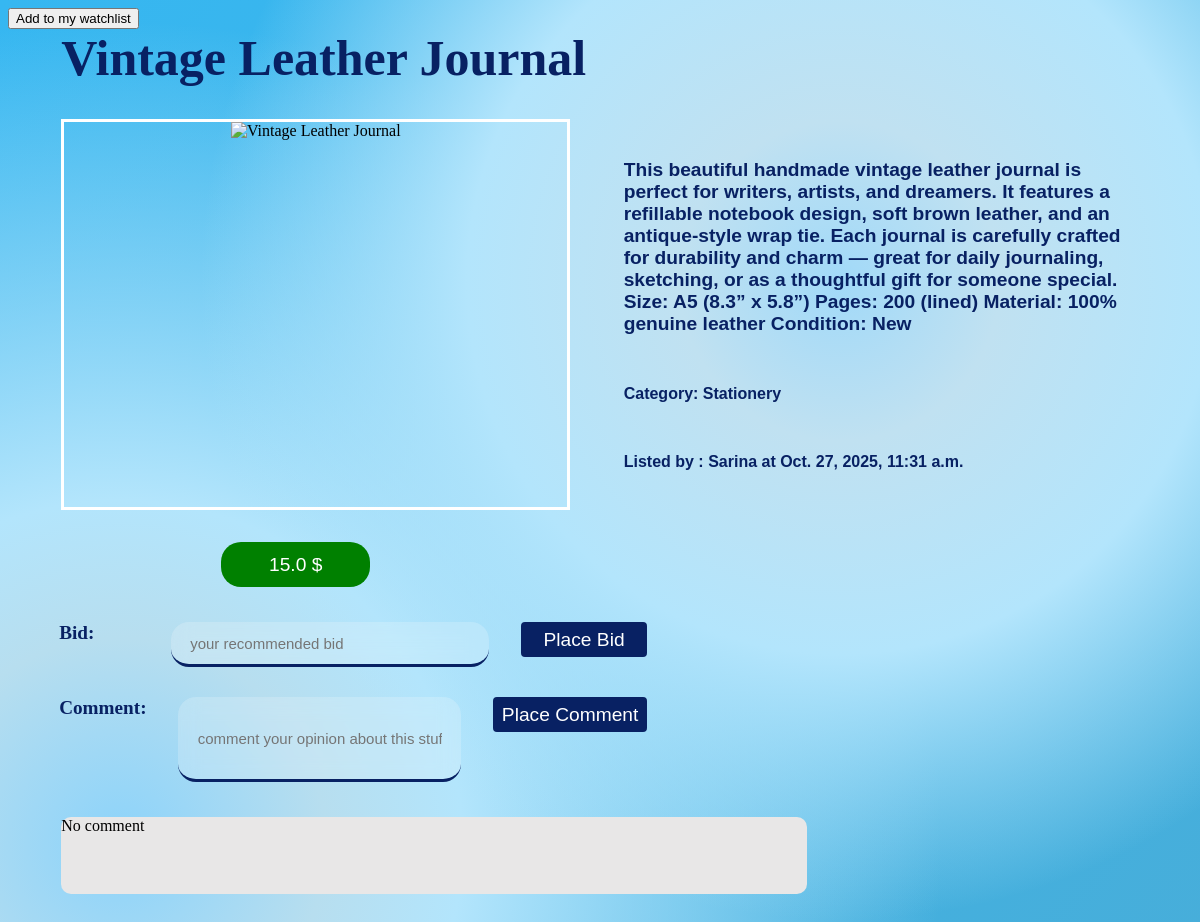
Page /auctions/6/Vintage Leather Journal on the earlier database version.
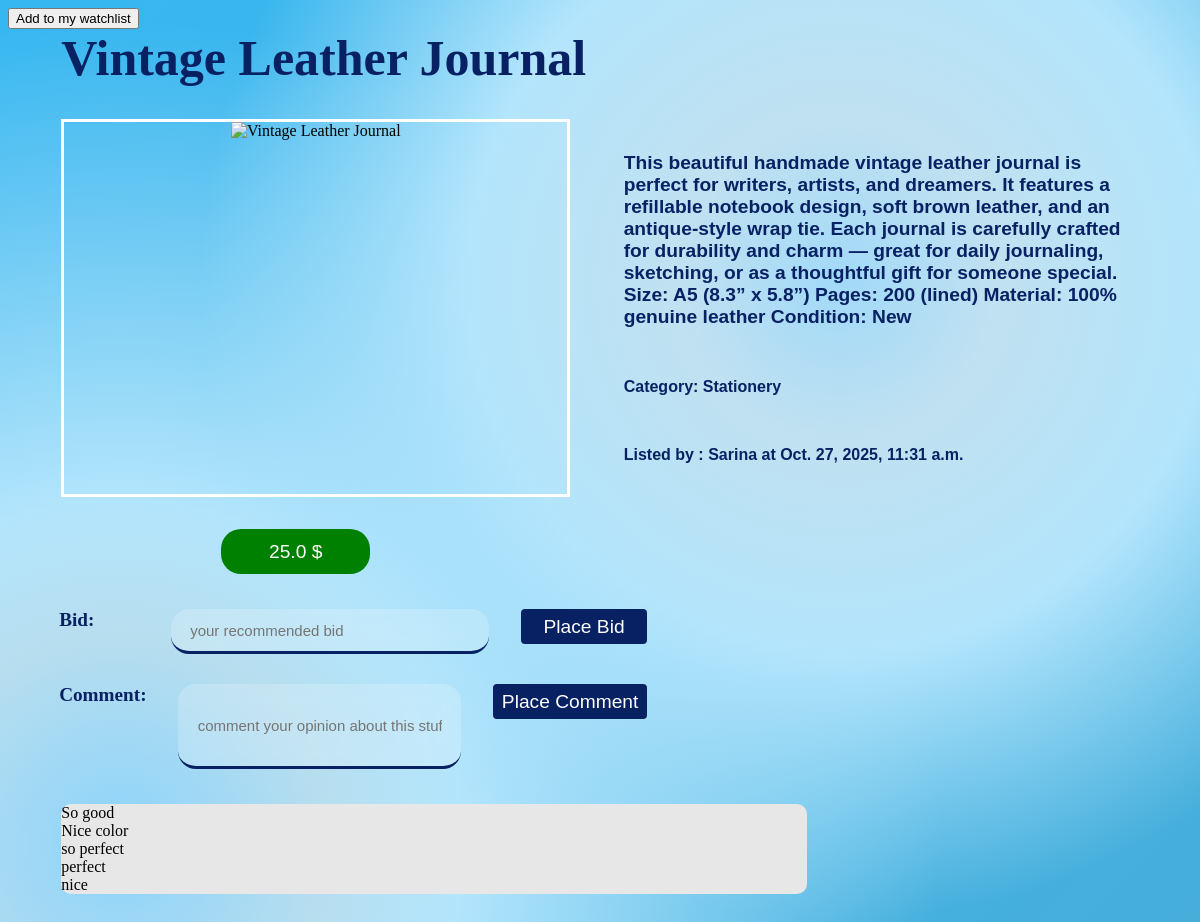
Same page on the later database version.
### auctions/models.py (models this page shows, shortened)
class List_Auctions(models.Model):
    user = models.ForeignKey(User, on_delete=models.CASCADE, related_name='List_Auctions')
    title = models.CharField(max_length=100)
    description = models.TextField()
    start_bid = models.FloatField()
    photo = models.URLField(max_length=500, blank=True, null=True)
    photo_file = models.ImageField(upload_to='auction_photos/', blank=True, null=True)
    category = models.CharField(max_length=100, blank=True, null=True)
    start_date = models.DateTimeField()
    end_date = models.DateTimeField(blank=True, null=True)
    active = models.BooleanField(default=True)

class User(AbstractUser):
    pass

class Comment(models.Model):
    user = models.ForeignKey(User, on_delete=models.SET_NULL, related_name='Comments', null=True, blank=True)
    author_name = models.CharField(max_length=100)
    auction = models.ForeignKey(List_Auctions, on_delete=models.CASCADE, related_name='Comments', blank=True, null=True)
    text = models.TextField()
    written_at = models.DateTimeField()

### auctions/views.py (the view)
# urls.py: path("auctions/<int:auction_id>/<str:auction_title>", views.show_auctions, name="show_auctions"),
def show_auctions(request, auction_id, auction_title):
    owner_of_auction = False
    in_watchlist_items = False
    requested_auction = List_Auctions.objects.get(pk=auction_id, title=auction_title)
    if request.user.is_authenticated:
        if request.user == requested_auction.user:
            owner_of_auction = True
        watchlist = Watchlist.objects.get(user=request.user)
        if requested_auction.Watchlist_Items.filter(watchlist=watchlist, auction=requested_auction).exists():
            in_watchlist_items = True
    return render(request, 'auctions/auction.html',
                  {"requested_auction": requested_auction,
                   "owner_of_auction": owner_of_auction,
                   "in_watchlist_items": in_watchlist_items})

### auctions/templates/auctions/auction.html (shortened to what this page needs)
{% load static %}
<!DOCTYPE html>
<html lang="en" xmlns="http://www.w3.org/1999/html">
<head>
    <link rel="stylesheet" href="{% static 'auctions/auction_page.css' %}">
</head>
<body>
<form class="watchlist_link_container" action="{% url 'watchlist_add_or_delete' requested_auction.id %}" method="POST">
    {% if in_watchlist_items %}
        <input class="remove_from_watchlist" type="submit" value="Remove from my watchlist">
    {% else %}
        <input class="add_to_watchlist" type="submit" value="Add to my watchlist">
    {% endif %}
</form>
<div class="auction_info">
    <div class="title">{{ requested_auction.title }}</div>
    <div class="photo_and_desc_container">
        <div class="photo"><img src="{{ requested_auction.photo }}" alt="{{ requested_auction.title }}"></div>
        <div class="category_and_description">
            <div class="description">{{ requested_auction.description }}</div>
            {% if requested_auction.category is not None %}
                <div class="category">Category: {{ requested_auction.category }}</div>
            {% endif %}
            <div class="auction_user_and_time">Listed by : {{ requested_auction.user }}
                at {{ requested_auction.start_date }}
            </div>
        </div>
    </div>
    <div class="current_bid"><p class="money">{{ requested_auction.start_bid }} $</p></div>
    {% if requested_auction.active %}
        <div class="auction_bid_and_comment">
            <form class="bid_container" action="{% url 'place_bid' requested_auction.id %}" method="POST">
                <label class="labels_bid_comment" for="bid">Bid: </label>
                <input class="bid" type="number" placeholder="your recommended bid" name="bid">
                <input class="place_button" type="submit" value="Place Bid" name="placing_bid">
            </form>
            <form class="comment_container" action="{% url 'place_comment' requested_auction.id %}" method="POST">
                <label class="labels_bid_comment" for="comment">Comment: </label>
                <input class="comment" type="text" placeholder="comment your opinion about this stuff" name="comment">
                <input class="place_button" type="submit" value="Place Comment" name="placing_comment">
            </form>
        </div>
    {% else %}
        <div class="not_allowed_container">It is sold {{ requested_auction.start_bid }} $</div>
    {% endif %}
    <div class="auction_comments">
        {% if requested_auction.Comments.all %}
            {% for comment in requested_auction.Comments.all %}
                <div class="each_comment">{{ comment.text }}</div>
            {% endfor %}
        {% else %}
            <div class="no_comments">No comment</div>
        {% endif %}
    </div>
</div>
</body>
</html>

### auctions/static/auctions/auction_page.css (style rules this page uses)
.photo_and_desc_container { display: flex; flex-direction: row; justify-content: flex-start; align-items: center; gap: 5%; width: 100%; height: 100%; margin-left: 5%; }
.auction_info { text-align: center; display: flex; flex-direction: column; justify-content: center; align-items: flex-start; height: 900px; gap: 35px; width: 90%; }
.photo { border: white solid; width: 100%; height: 100%; }
.title { font-family: Arial sans-serif; font-weight: bolder; font-size: 50px; margin-left: 5%; color: #082163; }
.description { text-align: left; width: 100%; height: auto; font-size: larger; }
.category_and_description { display: flex; flex-direction: column; justify-content: center; height: 100%; align-items: flex-start; width: 100%; color: #082163; font-family: Arial, sans-serif; gap: 50px; font-weight: bolder; }
.bid, .comment { background: rgba(255, 255, 255, 0.2); backdrop-filter: blur(10px); }
.bid, .comment { width: 70%; font-family: Arial, sans-serif; text-align: start; padding-left: 3%; padding-right: 3%; font-size: 15px; border-top: none; border-right: none; border-left: none; border-bottom: #082163 solid; border-radius: 18px; color: #082163; }
.bid_container, .comment_container { display: flex; flex-direction: row; justify-content: center; align-items: flex-start; gap: 5%; width: 60%; text-align: start; }
.current_bid { margin-left: 20%; background-color: green; width: 14%; height: 5%; display: flex; flex-direction: row; justify-content: flex-start; align-items: center; color: white; font-size: larger; font-family: Arial, sans-serif; border-radius: 20px; }
.money { display: flex; flex-direction: row; justify-content: center; align-items: center; width: 100%; }
.labels_bid_comment { display: flex; flex-direction: row; justify-content: flex-start; align-items: flex-start; margin-left: 8%; color: #082163; font-weight: bolder; font-size: larger; width: 20%; }
.auction_bid_and_comment { display: flex; flex-direction: column; justify-content: flex-start; align-items: flex-start; gap: 30px; height: 30%; width: 100%; }
.place_button { background-color: #082163; border-radius: 4px; width: 30%; height: 35px; color: white; font-size: larger; font-family: Arial, sans-serif; border: #082163 solid; }
.comment { height: 80px; }
.bid { height: 40px; }
.auction_comments { width: 70%; display: flex; flex-direction: column; justify-content: flex-start; align-items: flex-start; background-color: #e8e7e7; height: 20%; border-radius: 10px; margin-left: 5%; }
.comment, .bid { background: rgba(255, 255, 255, 0.2); backdrop-filter: blur(10px); }
body { background: radial-gradient(circle at 70% 30%, #a1d9f8 0%, #c0e1f1 15%, #b3e5fc 35%, transparent 60%), radial-gradient(circle at 10% 90%, #8cd3fa 0%, #b7deef 15%, #b3e5fc 25%, transparent 60%), linear-gradient(135deg, #36b7f1, #47aeda); display: flex; flex-direction: column; justify-content: center; align-items: flex-start; }

Differences in the rows shown:
changed List_Auctions "Vintage Leather Journal": start_bid "15.0" → "25.0"
added Comment: text "So good"
added Comment: text "Nice color"
added Comment: text "so perfect"
added Comment: text "perfect"
added Comment: text "nice"
Other differences:
text no longer shown: "No comment"
